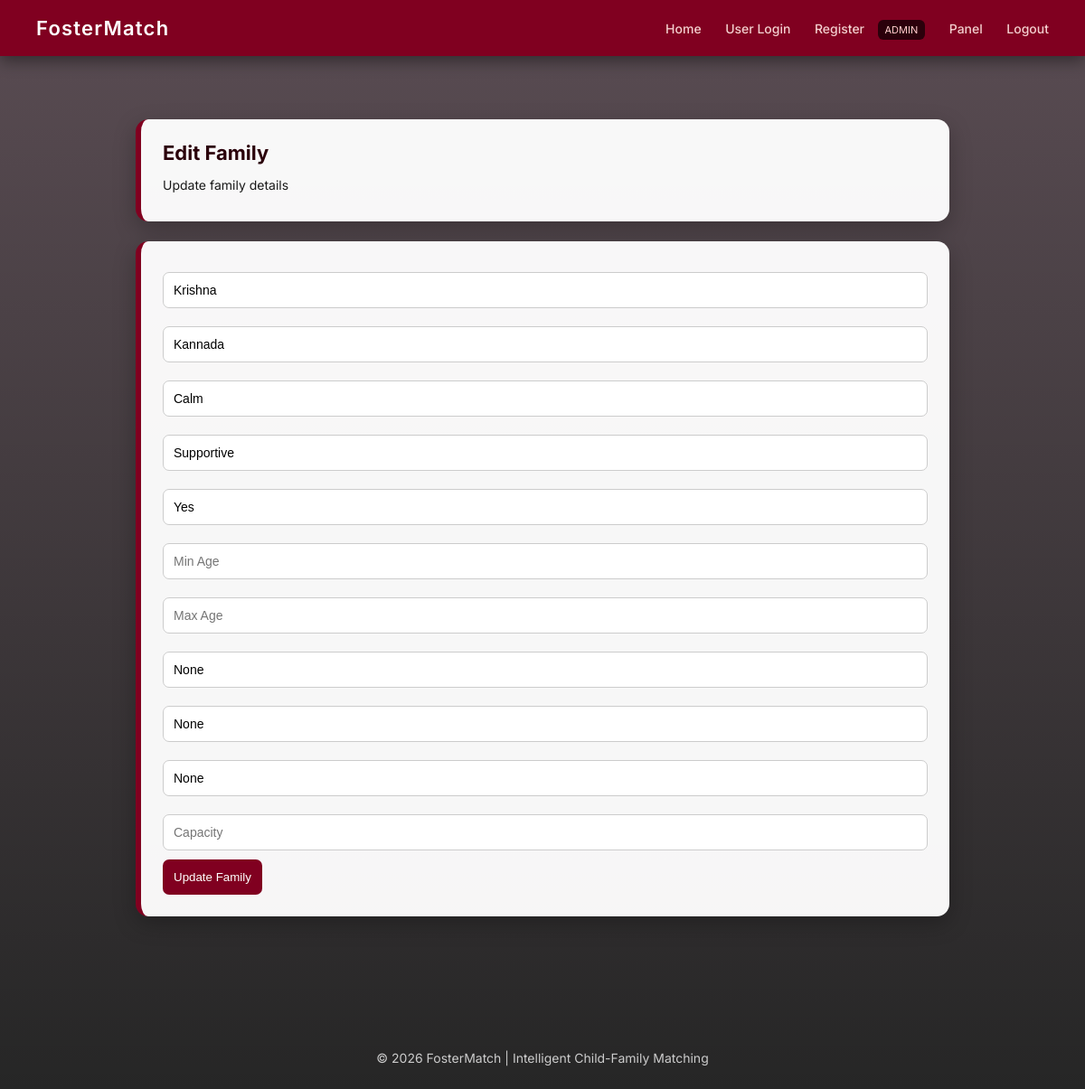
The page /edit_family/2 (signed in) on the database its author committed.
### tables this page shows
CREATE TABLE family(
                    id INTEGER PRIMARY KEY AUTOINCREMENT,
                    name TEXT,
                    language TEXT,
                    environment TEXT,
                    parenting TEXT,
                    special_support TEXT
                , min_age INTEGER, max_age INTEGER, location_type TEXT, preferred_behavior TEXT, support_type TEXT, capacity INTEGER);

### app.py (the view, shortened to what this page needs)
@app.route('/edit_family/<int:id>', methods=['GET', 'POST'])
def edit_family(id):
    if not session.get('admin'):
        return redirect('/login')
    conn = sqlite3.connect("database.db")
    conn.row_factory = sqlite3.Row
    c = conn.cursor()
    c.execute("SELECT * FROM family WHERE id=?", (id,))
    family = c.fetchone()
    conn.close()
    return render_template("edit_family.html", family=family)

### templates/edit_family.html
{% extends "base.html" %}
{% block content %}
<div class="container">
    <div class="card">
        <h2>Edit Family</h2>
        <p>Update family details</p>
    </div>
    <div class="card">
        <form method="POST">
            <input type="text" name="name" placeholder="Name" value="{{ family.name }}" required>
            <input type="text" name="language" placeholder="Language" value="{{ family.language }}">
            <input type="text" name="environment" placeholder="Environment" value="{{ family.environment }}">
            <input type="text" name="parenting" placeholder="Parenting Style" value="{{ family.parenting }}">
            <input type="text" name="special_support" placeholder="Special Support" value="{{ family.special_support }}">
            <input type="number" name="min_age" placeholder="Min Age" value="{{ family.min_age }}">
            <input type="number" name="max_age" placeholder="Max Age" value="{{ family.max_age }}">
            <input type="text" name="location_type" placeholder="Location" value="{{ family.location_type }}">
            <input type="text" name="preferred_behavior" placeholder="Preferred Behavior" value="{{ family.preferred_behavior }}">
            <input type="text" name="support_type" placeholder="Support Type" value="{{ family.support_type }}">
            <input type="number" name="capacity" placeholder="Capacity" value="{{ family.capacity }}">
            <button type="submit">Update Family</button>
        </form>
    </div>
</div>
{% endblock %}

### static/style.css (style rules this page uses)
* { margin: 0; padding: 0; box-sizing: border-box; }
body { font-family: 'Inter', sans-serif; color: #1a1a1a; background: linear-gradient(rgba(20,0,10,0.7), rgba(0,0,0,0.85)), url("https://images.unsplash.com/photo-1503454537195-1dcabb73ffb9") no-repeat center center fixed; background-size: cover; }
.container { max-width: 1000px; margin: auto; padding: 35px 25px; }
.card { background: rgba(255, 255, 255, 0.96); padding: 24px; margin-bottom: 22px; border-radius: 14px; border-left: 6px solid #800020; box-shadow: 0 8px 24px rgba(0, 0, 0, 0.25); transition: all 0.25s ease; }
input, select { width: 100%; padding: 11px; margin: 10px 0; border-radius: 7px; border: 1px solid #ccc; font-size: 14px; transition: 0.2s; }
button { background: #800020; color: white; border: none; padding: 12px; border-radius: 7px; cursor: pointer; font-weight: 500; transition: all 0.25s ease; }
h2 { color: #2b000b; margin-bottom: 12px; font-size: 22px; }
p { margin: 6px 0; font-size: 14px; line-height: 1.5; }

### rows shown on the page
family: name "Krishna", language "Kannada", environment "Calm", parenting "Supportive", special_support "Yes"
